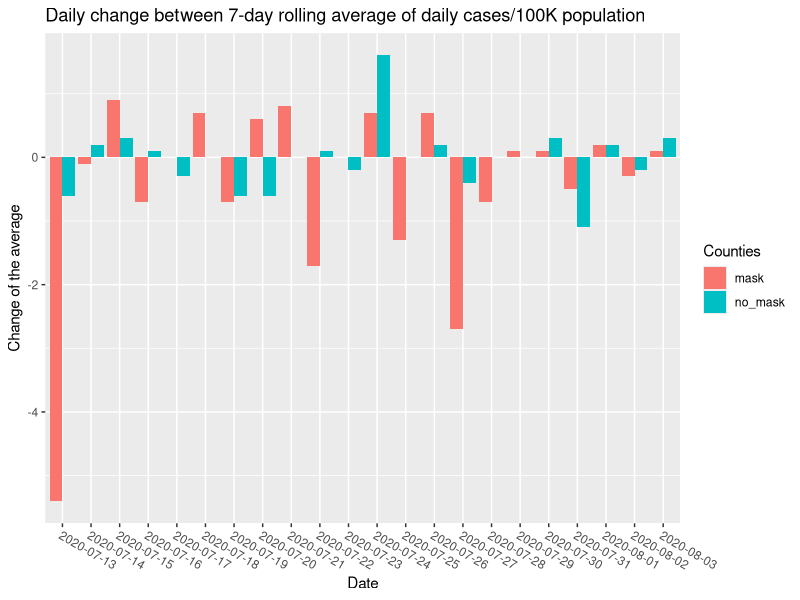
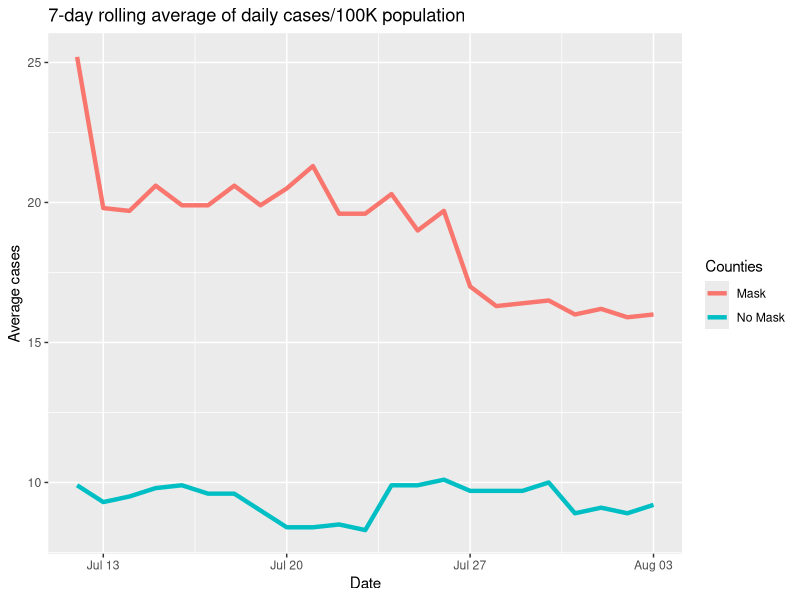

The R script that drew these images, in order:
library(tidyverse)

df <- tribble(
  ~date, ~mask, ~no_mask,
  "12/7/2020", 25.2, 9.9,
  "13/7/2020", 19.8, 9.3,
  "14/7/2020", 19.7, 9.5,
  "15/7/2020", 20.6, 9.8,
  "16/7/2020", 19.9, 9.9,
  "17/7/2020", 19.9, 9.6,
  "18/7/2020", 20.6, 9.6,
  "19/7/2020", 19.9, 9.0,
  "20/7/2020", 20.5, 8.4,
  "21/7/2020", 21.3, 8.4,
  "22/7/2020", 19.6, 8.5,
  "23/7/2020", 19.6, 8.3,
  "24/7/2020", 20.3, 9.9,
  "25/7/2020", 19.0, 9.9,
  "26/7/2020", 19.7, 10.1,
  "27/7/2020", 17.0, 9.7,
  "28/7/2020", 16.3, 9.7,
  "29/7/2020", 16.4, 9.7,
  "30/7/2020", 16.5, 10.0,
  "31/7/2020", 16.0, 8.9,
  "1/8/2020", 16.2, 9.1,
  "2/8/2020", 15.9, 8.9,
  "3/8/2020", 16.0, 9.2,
)

dates = seq(as.Date('2020-7-12'), as.Date('2020-8-3'), by = "day")
df$date = dates

#making dataframe with daily difference
daily_mask = ave(df$mask, FUN=function(x) c(NA,diff(x)))
daily_no_mask = ave(df$no_mask, FUN=function(x) c(NA,diff(x)))
df_daily = data.frame(df)
df_daily$mask = daily_mask
df_daily$no_mask = daily_no_mask
df_daily = df_daily[-1,] #i remove first element since there is no previous value to differ
df_daily




plot_regular = ggplot(df, aes(x=date)) +
  geom_path(aes(y=mask, group=1, color="Mask"), size=1.5) +
  geom_path(aes(y=no_mask, group=1, color="No Mask"), size=1.5) +
  labs(x="Date", y="Average cases", color="Counties",
       title="7-day rolling average of daily cases/100K population")


#daily df wide to long
df_daily$date = factor(df_daily$date)
df_daily_long = gather(df_daily, ifmasked, cases, mask, no_mask)


plot_daily = ggplot(df_daily_long, aes(x = date, y = cases, fill = ifmasked)) +
  geom_col( position = "dodge") +
  theme(axis.text.x = element_text(angle = -30, vjust = 1, hjust = 0)) +
  labs(x="Date", y="Change of the average", fill="Counties",
       title="Daily change between 7-day rolling average of daily cases/100K population")



plot(plot_daily)
plot(plot_regular)


  
  
  
